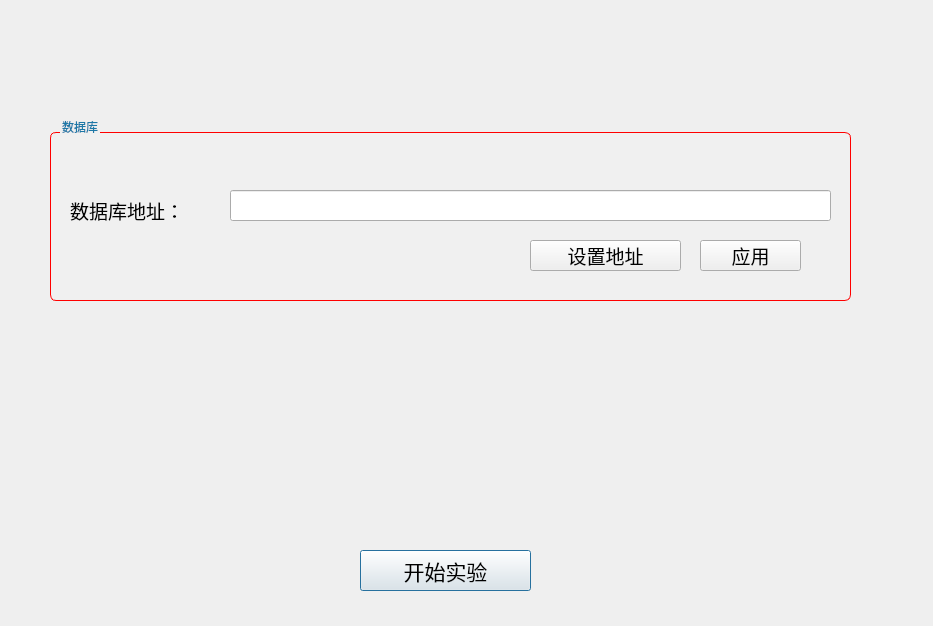
<?xml version="1.0" encoding="UTF-8"?>
<ui version="4.0">
 <class>mySettingDialog</class>
 <widget class="QDialog" name="mySettingDialog">
  <property name="geometry">
   <rect>
    <x>0</x>
    <y>0</y>
    <width>933</width>
    <height>626</height>
   </rect>
  </property>
  <property name="windowTitle">
   <string>Dialog</string>
  </property>
  <widget class="QPushButton" name="btnStart">
   <property name="geometry">
    <rect>
     <x>360</x>
     <y>550</y>
     <width>171</width>
     <height>41</height>
    </rect>
   </property>
   <property name="font">
    <font>
     <pointsize>16</pointsize>
    </font>
   </property>
   <property name="text">
    <string>开始实验</string>
   </property>
  </widget>
  <widget class="QGroupBox" name="groupBox">
   <property name="geometry">
    <rect>
     <x>50</x>
     <y>120</y>
     <width>801</width>
     <height>181</height>
    </rect>
   </property>
   <property name="styleSheet">
    <string notr="true">QGroupBox {
    font: 25px &quot;黑体&quot;;
	background-color: rgb(240, 240, 240);
    border-radius:6px;
    margin-top:12px;
    border-width: 1px;
    border-style: solid;
    border-color: rgb(255, 0, 0);
}
QGroupBox:title {
    color:rgb(28, 120, 167);
    subcontrol-origin: margin;
    left: 10px;
}</string>
   </property>
   <property name="title">
    <string>数据库</string>
   </property>
   <widget class="QLabel" name="label">
    <property name="geometry">
     <rect>
      <x>20</x>
      <y>60</y>
      <width>151</width>
      <height>61</height>
     </rect>
    </property>
    <property name="font">
     <font>
      <pointsize>14</pointsize>
     </font>
    </property>
    <property name="text">
     <string>数据库地址：</string>
    </property>
   </widget>
   <widget class="QLineEdit" name="lineEdit">
    <property name="geometry">
     <rect>
      <x>180</x>
      <y>70</y>
      <width>601</width>
      <height>31</height>
     </rect>
    </property>
   </widget>
   <widget class="QPushButton" name="btnDirget">
    <property name="geometry">
     <rect>
      <x>480</x>
      <y>120</y>
      <width>151</width>
      <height>31</height>
     </rect>
    </property>
    <property name="font">
     <font>
      <pointsize>14</pointsize>
     </font>
    </property>
    <property name="text">
     <string>设置地址</string>
    </property>
   </widget>
   <widget class="QPushButton" name="btnApply">
    <property name="geometry">
     <rect>
      <x>650</x>
      <y>120</y>
      <width>101</width>
      <height>31</height>
     </rect>
    </property>
    <property name="font">
     <font>
      <pointsize>14</pointsize>
     </font>
    </property>
    <property name="text">
     <string>应用</string>
    </property>
   </widget>
  </widget>
 </widget>
 <resources/>
 <connections/>
</ui>
